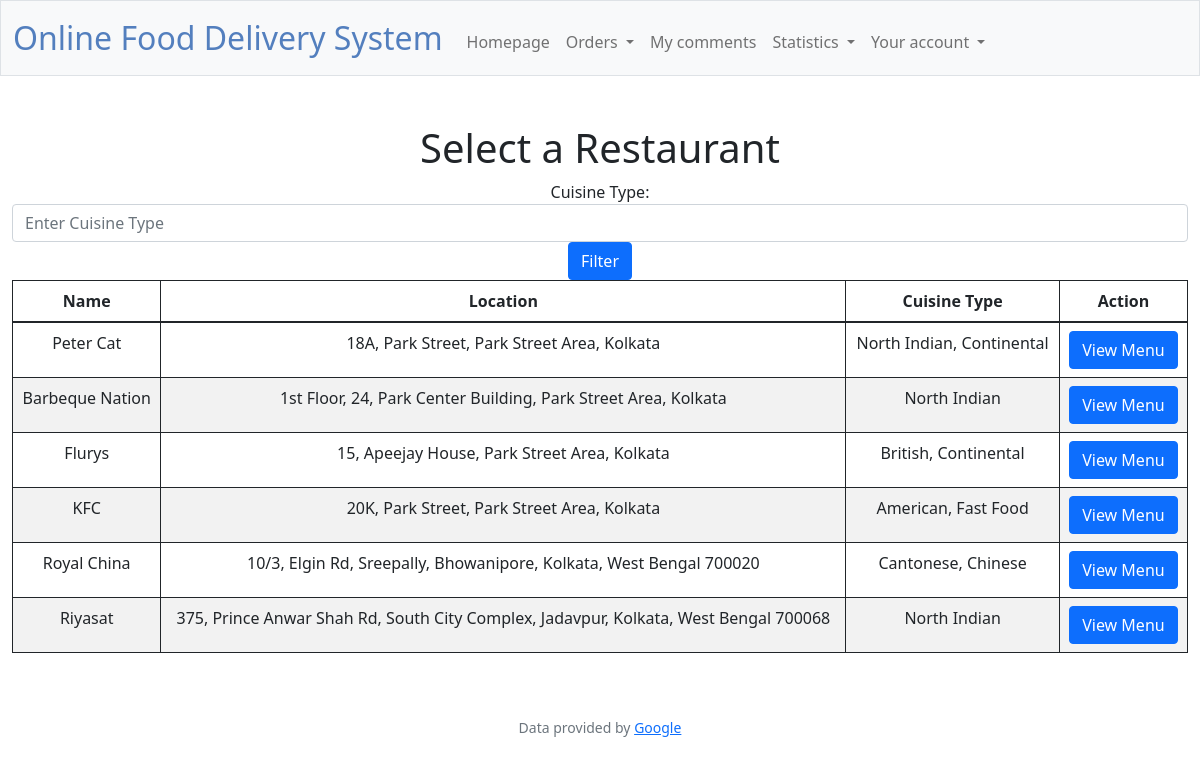
/order (signed in), run on the app's committed database.
### tables this page shows
CREATE TABLE restaurant (
            r_id INTEGER PRIMARY KEY,
            name VARCHAR(255) NOT NULL,
            location VARCHAR(255) NOT NULL,
            cuisineType VARCHAR(255) NOT NULL,
            password VARCHAR(255) NOT NULL,
            email VARCHAR(255) NOT NULL);

### app.py (the view)
@app.route("/order", methods=["GET", "POST"])
@login_required
def order():
    if request.method == "POST":
        cuisine_type = request.form.get("cuisineType")
        pattern = f"%{cuisine_type}%"
        restaurants = db.execute("SELECT * FROM restaurant WHERE cuisineType LIKE ?", (pattern,))
        return render_template("select_restaurant.html", restaurants=restaurants)
    else:
        restaurants = db.execute("SELECT * FROM restaurant")
        return render_template("select_restaurant.html", restaurants=restaurants)

### app.py (called while the page is built)
@app.after_request
def after_request(response):
    response.headers["Cache-Control"] = "no-cache, no-store, must-revalidate"
    response.headers["Expires"] = 0
    response.headers["Pragma"] = "no-cache"
    return response

### helpers.py (called while the page is built)
def login_required(f):
    @wraps(f)
    def decorated_function(*args, **kwargs):
        if session.get("user_id") is None:
            return redirect("/login")
        return f(*args, **kwargs)
    return decorated_function

### templates/select_restaurant.html (shortened to what this page needs)
{% extends "layout.html" %}
{% block main %}
    <h1>Select a Restaurant</h1>
    <form action="{{ url_for('order') }}" method="post">
        <div class="form-group">
            <label for="cuisineType">Cuisine Type:</label>
            <input type="text" id="cuisineType" name="cuisineType" placeholder="Enter Cuisine Type" class="form-control">
            <button type="submit" class="btn btn-primary">Filter</button>
        </div>
    </form>
    <table class="table">
        <thead>
            <tr>
                <th>Name</th>
                <th>Location</th>
                <th>Cuisine Type</th>
                <th>Action</th>
            </tr>
        </thead>
        <tbody>
            {% for restaurant in restaurants %}
            <tr>
                <td>{{ restaurant.name }}</td>
                <td>{{ restaurant.location }}</td>
                <td>{{ restaurant.cuisineType }}</td>
                <td>
                    <a href="/menu/{{ restaurant.r_id }}" class="btn btn-primary">View Menu</a>
                </td>
            </tr>
            {% else %}
            <tr>
                <td colspan="4">No restaurants found.</td>
            </tr>
            {% endfor %}
        </tbody>
    </table>
{% endblock %}

### static/styles.css (style rules this page uses)
table, td, th { border: 1px solid; }
td { text-align: center; }
tr:nth-child(even) { background-color: #f2f2f2; }

### data on the page
restaurant: name "Peter Cat", location "18A, Park Street, Park Street Area, Kolkata", cuisineType "North Indian, Continental"
restaurant: name "Barbeque Nation", location "1st Floor, 24, Park Center Building, Park Street Area, Kolkata", cuisineType "North Indian"
restaurant: name "Flurys", location "15, Apeejay House, Park Street Area, Kolkata", cuisineType "British, Continental"
restaurant: name "KFC", location "20K, Park Street, Park Street Area, Kolkata", cuisineType "American, Fast Food"
restaurant: name "Royal China", location "10/3, Elgin Rd, Sreepally, Bhowanipore, Kolkata, West Bengal 700020", cuisineType "Cantonese, Chinese"
restaurant: name "Riyasat", location "375, Prince Anwar Shah Rd, South City Complex, Jadavpur, Kolkata, West Bengal 700068", cuisineType "North Indian"
